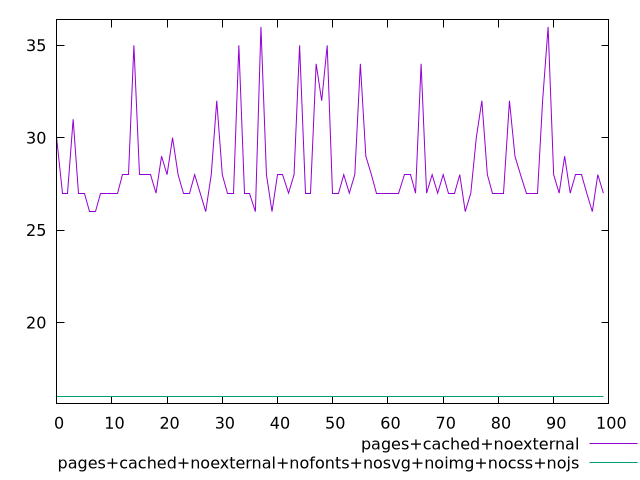

Generate this figure with gnuplot:
$_pagesCachedNoexternal <<EOF
30
27
27
31
27
27
26
26
27
27
27
27
28
28
35
28
28
28
27
29
28
30
28
27
27
28
27
26
28
32
28
27
27
35
27
27
26
36
28
26
28
28
27
28
35
27
27
34
32
35
27
27
28
27
28
34
29
28
27
27
27
27
27
28
28
27
34
27
28
27
28
27
27
28
26
27
30
32
28
27
27
27
32
29
28
27
27
27
32
36
28
27
29
27
28
28
27
26
28
27
EOF
$_pagesCachedNoexternalNofontsNosvgNoimgNocssNojs <<EOF
16
16
16
16
16
16
16
16
16
16
16
16
16
16
16
16
16
16
16
16
16
16
16
16
16
16
16
16
16
16
16
16
16
16
16
16
16
16
16
16
16
16
16
16
16
16
16
16
16
16
16
16
16
16
16
16
16
16
16
16
16
16
16
16
16
16
16
16
16
16
16
16
16
16
16
16
16
16
16
16
16
16
16
16
16
16
16
16
16
16
16
16
16
16
16
16
16
16
16
16
EOF
set key outside below
set terminal pngcairo
set output "report_00006_2020-11-02T20-21-41.718Z/max-potential-fid/max-potential-fid_pages+cached+noexternal_pages+cached+noexternal+nofonts+nosvg+noimg+nocss+nojs.png"
set yrange [15.6:36.4]
plot $_pagesCachedNoexternal title "pages+cached+noexternal" with line ,$_pagesCachedNoexternalNofontsNosvgNoimgNocssNojs title "pages+cached+noexternal+nofonts+nosvg+noimg+nocss+nojs" with line ,
